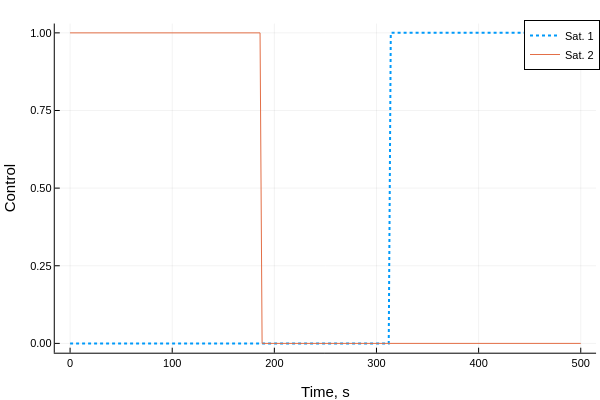

The cell this chart's notebook holds for it:
### Code cell
using Plots
plotlyjs()

mylabel = String[]
mylabel1 = String[]
mylabel2 = String[]
for i = 1:num_sat
    append!(mylabel,["Sat. 1-"*string(i+1)])
    append!(mylabel1,["Sat. 1"])
    append!(mylabel2,["Sat. "*string(i+1)])
end

plot(thist,u1hist,label=permutedims(mylabel1),ls=:dot, linewidth=2)
plot!(thist,u2hist,label=permutedims(mylabel2))
plot!(xlabel="Time, s", ylabel = "Control")

### Figure 1 — Plotly figure (JSON) as saved in the notebook; plotly's stock layout.template omitted (floating-point values rounded to 4 significant figures; data arrays with more than 128 entries replaced by an {"elided": "..."} marker saying what was removed)
{"data": [{"colorbar": {"len": 0.9143, "title": "", "x": 0.9934, "y": 0.533}, "legendgroup": "Sat. 1", "line": {"color": "rgba(0, 154, 250, 1.000)", "dash": "dot", "shape": "linear", "width": 2}, "mode": "lines", "name": "Sat. 1", "showlegend": true, "type": "scatter", "x": {"elided": "251 int values"}, "xaxis": "x", "y": {"elided": "251 float values"}, "yaxis": "y", "zmax": null, "zmin": null}, {"colorbar": {"len": 0.9143, "title": "", "x": 0.9934, "y": 0.533}, "legendgroup": "Sat. 2", "line": {"color": "rgba(227, 111, 71, 1.000)", "dash": "solid", "shape": "linear", "width": 1}, "mode": "lines", "name": "Sat. 2", "showlegend": true, "type": "scatter", "x": {"elided": "251 int values"}, "xaxis": "x", "y": {"elided": "251 int values"}, "yaxis": "y", "zmax": null, "zmin": null}], "layout": {"annotations": [], "height": 400, "legend": {"bgcolor": "rgba(255, 255, 255, 1.000)", "bordercolor": "rgba(0, 0, 0, 1.000)", "borderwidth": 1, "font": {"color": "rgba(0, 0, 0, 1.000)", "family": "sans-serif", "size": 11}, "title": {"font": {"color": "rgba(0, 0, 0, 1.000)", "family": "sans-serif", "size": 15}, "text": ""}, "tracegroupgap": 0, "traceorder": "normal", "x": 1, "xanchor": "auto", "y": 1, "yanchor": "auto"}, "margin": {"b": 20, "l": 0, "r": 0, "t": 20}, "paper_bgcolor": "rgba(255, 255, 255, 1.000)", "plot_bgcolor": "rgba(255, 255, 255, 1.000)", "showlegend": true, "width": 600, "xaxis": {"anchor": "y", "domain": [0.09128, 0.9934], "gridcolor": "rgba(0, 0, 0, 0.100)", "gridwidth": 0.5, "linecolor": "rgba(0, 0, 0, 1.000)", "mirror": false, "range": [-15, 515], "showgrid": true, "showline": true, "showticklabels": true, "tickangle": 0, "tickcolor": "rgb(0, 0, 0)", "tickfont": {"color": "rgba(0, 0, 0, 1.000)", "family": "sans-serif", "size": 11}, "tickmode": "array", "ticks": "inside", "ticktext": ["0", "100", "200", "300", "400", "500"], "tickvals": [0, 100, 200, 300, 400, 500], "title": "Time, s", "titlefont": {"color": "rgba(0, 0, 0, 1.000)", "family": "sans-serif", "size": 15}, "type": "-", "visible": true, "zeroline": false, "zerolinecolor": "rgba(0, 0, 0, 1.000)"}, "yaxis": {"anchor": "x", "domain": [0.07581, 0.9902], "gridcolor": "rgba(0, 0, 0, 0.100)", "gridwidth": 0.5, "linecolor": "rgba(0, 0, 0, 1.000)", "mirror": false, "range": [-0.03, 1.03], "showgrid": true, "showline": true, "showticklabels": true, "tickangle": 0, "tickcolor": "rgb(0, 0, 0)", "tickfont": {"color": "rgba(0, 0, 0, 1.000)", "family": "sans-serif", "size": 11}, "tickmode": "array", "ticks": "inside", "ticktext": ["0.00", "0.25", "0.50", "0.75", "1.00"], "tickvals": [0, 0.25, 0.5, 0.75, 1], "title": "Control", "titlefont": {"color": "rgba(0, 0, 0, 1.000)", "family": "sans-serif", "size": 15}, "type": "-", "visible": true, "zeroline": false, "zerolinecolor": "rgba(0, 0, 0, 1.000)"}}}
